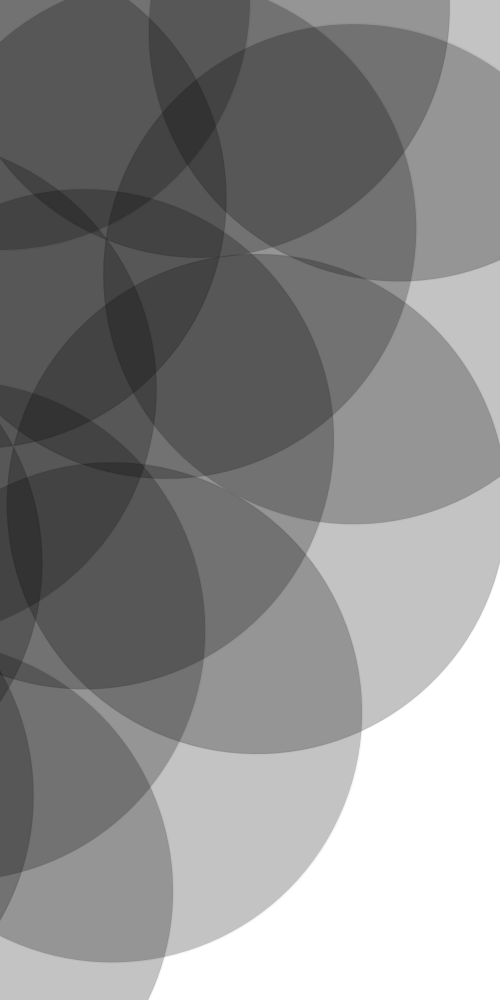
Frame 1 (no input)
Frame 60 (the mouse pressed at the canvas centre just before this capture): identical to frame 1, image omitted
Frame 120 (the mouse held since frame 60 and released just before this capture): identical to frame 1, image omitted

The Processing sketch that drew this single still picture (run headless with seeded random() and noise(); from frame 60 on, the mouse is pressed at the canvas centre):

// Processing sketch: processing_32312
// ── processing_32312.pde

int circle = 200;
float x, y;
  
   
void setup(){
  size(500, 1000);
  ellipseMode(CENTER);
  stroke(0,0,0,10);
  fill(0,0,0,60);
  smooth();
  background(0);
  strokeWeight(2);
}
   
void draw(){

  background(255);
  for(int y = 0;y <= height;y = y + circle){
        
      
   
    for(int x = 0; x <= width; x = x + circle){
     ellipse(x, y, 500,500);
     rotate(PI/80);
    }
  }
}
